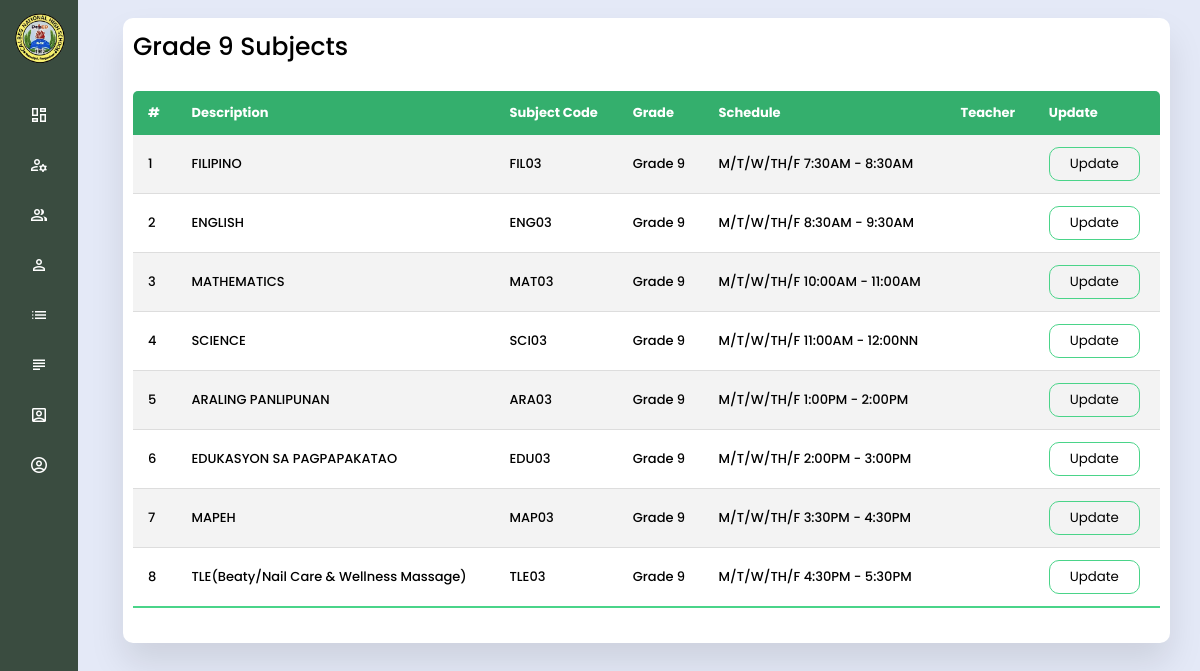
Screenshot of /superAdmin/sg9.php with the database file from the repository.
### tables this page shows
CREATE TABLE `tblsubjlist` (
  `id` int(11) NOT NULL,
  `subj` varchar(255) NOT NULL,
  `subjcode` varchar(200) NOT NULL,
  `sstaus` varchar(255) NOT NULL,
  `semester` varchar(255) NOT NULL,
  `sched` varchar(255) NOT NULL,
  `room` varchar(255) NOT NULL,
  `teacher` varchar(255) NOT NULL
);

### superAdmin/sg9.php (the view, shortened to what this page needs)
<?php
  include "../includes/database.php";
?>
<!DOCTYPE html>
<html lang="en">
<head>
    <link rel="stylesheet" href="../assets/css/navContainer.css">
    <link rel="stylesheet" href="../assets/css/style2.css">
    <link rel="stylesheet" href="../assets/css/style3.css">
</head>
<body>
  <?php include 'includes/sideMenu.php';?>
  <section class="home-section">
  <section class="historyLog">
    <div class="history-list">
    <span class="allTeacher">Grade 9 Subjects</span>
        <table class="table">
            <thead>
                <thead>
                    <tr>
                        <th>#</th>
                        <th>Description</th>
                        <th>Subject Code</th>
                        <th>Grade</th>
                        <th>Schedule</th>
                        <th>Teacher</th>
                        <th>Update</th>
                    </tr>
                </thead>
                <tbody>
                    <?php
                        $ret=mysqli_query($conn,"SELECT * from tblsubjlist where sstaus = 'Grade 9'");
                        $cnt=1;
                        while ($row=mysqli_fetch_array($ret)) {
                    ?>
                    <tr>
                    <td data-label="#"><?php echo $cnt;?></td>
                        <td data-label="Description"><?php  echo $row['subj'];?></td>
                        <td data-label="Subject Code"><?php  echo $row['subjcode'];?></td>
                        <td data-label="Grade"><?php  echo $row['sstaus'];?></td>
                        <td data-label="Schedule" class=""><?php  echo $row['sched'];?></td>
                        <td data-label="Teacher"><?php  echo $row['teacher'];?></td>
                        <form action="../superAdmin/updasubj.php" method="POST">
                            <td data-label="Update"><button type="submit" name="view" >Update</button></td>
                        </form>
                    </tr>
                    <?php
                    $cnt=$cnt+1;
                    }?>
            </tbody>
        </table>
    </div>
</section>
  </section>
</body>
</html>

### assets/css/navContainer.css (style rules this page uses)
* { margin: 0; padding: 0; box-sizing: border-box; font-family: 'Poppins', sans-serif; }
body { background: #E4E9F7; }
.home-section { position: relative; left: 260px; width: calc(100% - 260px); transition: all 0.5s ease; font-weight: 500; color: var(--text-color); padding: 8px 0px 8px 15px; }
.allTeacher { font-size: 25px; }
@media (max-width: 1275px) { .sidebar.close ~ .home-section { left: 78px; width: calc(100% - 78px); } }

### assets/css/style3.css (style rules this page uses)
.historyLog { padding: 0 30px; }
.history-list { width: 100%; padding: 10px; margin-top: 10px; background: #fff; border-radius: 10px; overflow-x: auto; box-shadow: 0 20px 35px rgba(0, 0, 0, 0.1); }
.table { border-collapse: collapse; margin: 25px 0; font-size: 15px; min-width: 100%; overflow: hidden; border-radius: 5px 5px 0 0; }
table thead tr { color: #fff; background: #34AF6D; text-align: left; font-weight: bold; font-size: small; width: 100%; }
.table th, .table td { padding: 12px 15px; }
.table tbody tr { border-bottom: 1px solid #ddd; font-size: small; }
.table tbody tr:nth-of-type(odd) { background: #f3f3f3; }
.table tbody tr:last-of-type { border-bottom: 2px solid #4AD489; }
.table button { padding: 6px 20px; border-radius: 10px; cursor: pointer; background: transparent; border: 1px solid #4AD489; }

### rows the page displays
tblsubjlist: subj "FILIPINO", subjcode "FIL03", sstaus "Grade 9", sched "M/T/W/TH/F 7:30AM - 8:30AM"
tblsubjlist: subj "ENGLISH", subjcode "ENG03", sstaus "Grade 9", sched "M/T/W/TH/F 8:30AM - 9:30AM"
tblsubjlist: subj "MATHEMATICS", subjcode "MAT03", sstaus "Grade 9", sched "M/T/W/TH/F 10:00AM - 11:00AM"
tblsubjlist: subj "SCIENCE", subjcode "SCI03", sstaus "Grade 9", sched "M/T/W/TH/F 11:00AM - 12:00NN"
tblsubjlist: subj "ARALING PANLIPUNAN", subjcode "ARA03", sstaus "Grade 9", sched "M/T/W/TH/F 1:00PM - 2:00PM"
tblsubjlist: subj "EDUKASYON SA PAGPAPAKATAO", subjcode "EDU03", sstaus "Grade 9", sched "M/T/W/TH/F 2:00PM - 3:00PM"
tblsubjlist: subj "MAPEH", subjcode "MAP03", sstaus "Grade 9", sched "M/T/W/TH/F 3:30PM - 4:30PM"
tblsubjlist: subj "TLE(Beaty/Nail Care & Wellness Massage)", subjcode "TLE03", sstaus "Grade 9", sched "M/T/W/TH/F 4:30PM - 5:30PM"
